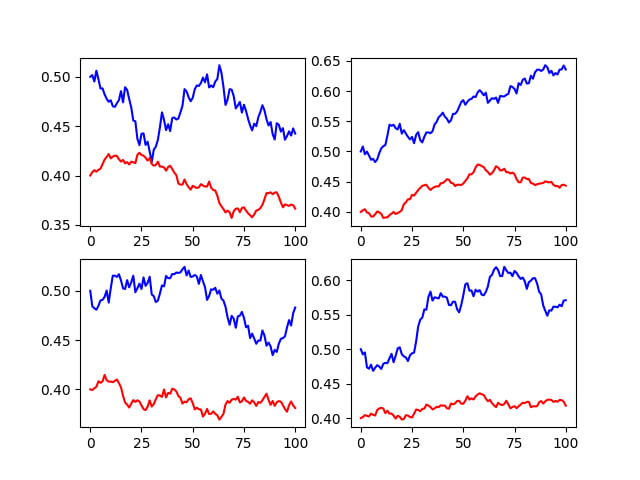

Generate this figure with Python:
import random

import numpy as np
from matplotlib import pyplot as plt

numOfGenes = 100
generation = range(0, numOfGenes + 1)


def wright_fisher(N, prob, mu1, mu2):
    # without mutation-->mu1=mu2=0
    ProbOf_a_Genes = []
    for i in range(0, numOfGenes + 1):
        ProbOf_a_Genes.append(prob)
        prob = (1 - mu1) * prob + mu2 * (1 - prob)
        prob = np.random.binomial(2 * N, prob) / (2 * N)
    return ProbOf_a_Genes


for i in range(1, 5):
    plt.subplot(2, 2, i)
    plt.plot(generation, wright_fisher(2000, 0.5, 0, 0), "b"
             , generation, wright_fisher(10000, 0.4, 0, 0), "r")


#plot
plt.show()
